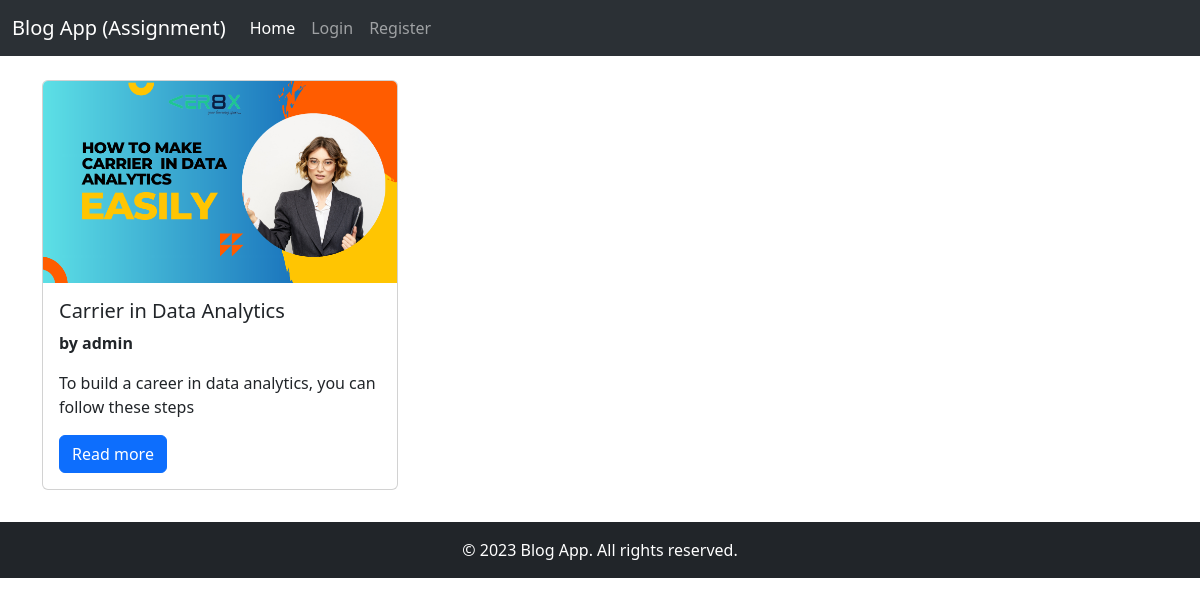
The app's page /, older data.
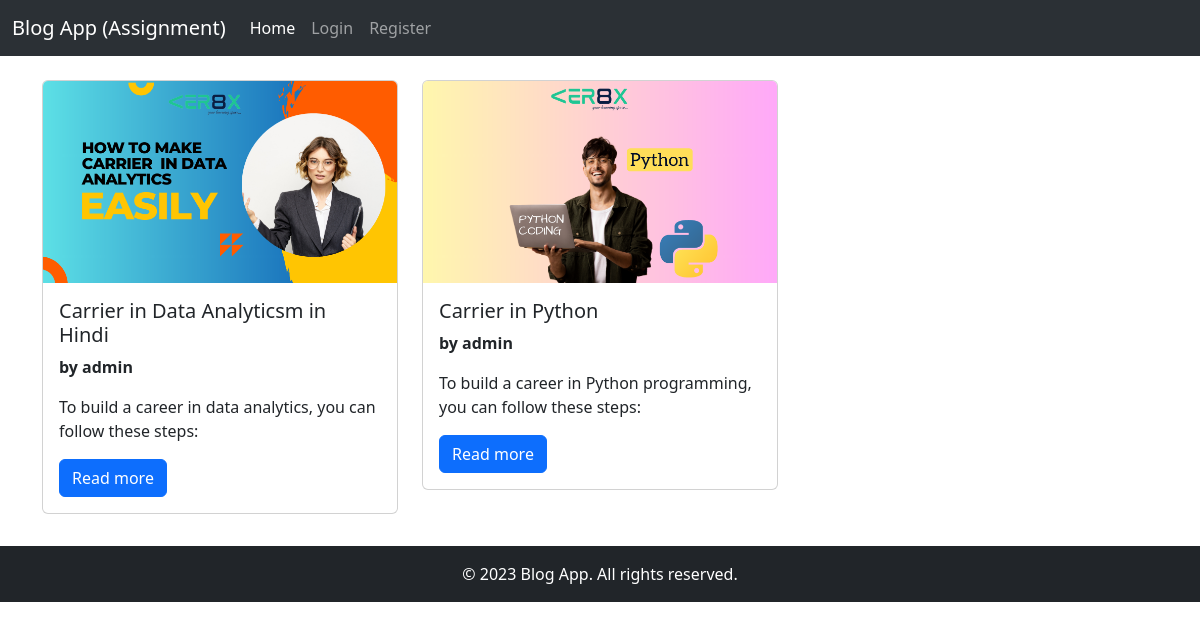
The same page, newer data.
### api/models.py (models this page shows, shortened)
class created_updated(models.Model):
    created_at = models.DateTimeField(auto_now_add=True)
    updated_at = models.DateTimeField(auto_now=True)

class BlogPost(created_updated):
    title = models.CharField(max_length=200, unique=True)
    subtitle = models.CharField(max_length=255, blank=True)
    slug = models.SlugField(max_length=255, unique=True)
    image = models.ImageField(upload_to='blogs/', blank=True)
    body = models.TextField(blank=True, null=True)
    meta_description = models.CharField(max_length=150, blank=True)
    meta_keyword = models.CharField(max_length=150, blank=True)
    author = models.ForeignKey(User, on_delete=models.CASCADE)
    category = models.ForeignKey(Category, related_name='categories_post', on_delete=models.SET_NULL, null=True)

### blog/views.py (the view)
# urls.py: path('', views.IndexView.as_view(), name='home'),
class IndexView(APIView):
    def get(self, request):
        posts = BlogPost.objects.all()
        return render(request, 'index.html', context={'posts':posts, 'current_path':resolve(request.path).url_name})

### blog/context_processors.py (called while the page is built)
def auth_check(request):
    if request.user.is_authenticated:
        return {'is_login':True}
    else:
        return {'is_login':False}

### blog/templates/index.html (shortened to what this page needs)
{% extends 'base.html' %}
{% load static %}
{% block body %}
<section class="container">
    <div class="row">
    </div>
</section>
<section class="container">
<div class="row">
    {% if posts %}
        {% for post in posts %}
        <div class="col-md-4 my-2">
            <div class="card" style="">
                <img src="{{post.image.url}}" class="card-img-top" alt="...">
                <div class="card-body">
                    <a href="{% url 'blog:blogdetail' post.slug %}" style="text-decoration:none;"><h5 class="card-title text-dark">{{post.title}}</h5></a>
                    <p><strong>by {{post.author}}</strong></p>
                    <p class="card-text"> {{post.subtitle |truncatewords:"50" }}</p>
                    <div class="{% if current_path == 'myblog' %} d-flex {% endif %}">
                        <a href="{% url 'blog:blogdetail' post.slug %}" class="btn btn-primary m-auto">Read more</a>
                    </div>
                </div>
            </div>
        </div>
        {% endfor %}
    {% else %}
        <div class="alert alert-primary mt-2 " role="alert">
            No Blog posted yet.
        </div>
    {% endif %}
</div>
</section>
{% endblock %}

### blog/templates/base.html (shortened to what this page needs)
{% load static %}
<!doctype html>
<html lang="en">
  <head>
    <link href="https://cdn.jsdelivr.net/npm/bootstrap@5.3.0/dist/css/bootstrap.min.css" rel="stylesheet">
  </head>
  <body>
    <nav class="navbar bg-dark navbar-expand-lg bg-body-tertiary" data-bs-theme="dark">
        <div class="container-fluid">
            <a class="navbar-brand" href="{% url 'blog:home' %}">Blog App (Assignment)</a>
            <div class="collapse navbar-collapse" id="navbarSupportedContent">
            <ul class="navbar-nav me-auto mb-2 mb-lg-0">
                <li class="nav-item">
                <a class="nav-link {% if current_path == 'home' %} active {% endif %}" aria-current="page" href="{% url 'blog:home' %}">Home</a>
                </li>
                {% if is_login %}
                  <li class="nav-item">
                    <a class="nav-link {% if current_path == 'logout' %} active {% endif %}" href="{% url 'blog:logout' %}">Logout</a>
                  </li>
                {% else %}
                  <li class="nav-item">
                    <a class="nav-link {% if current_path == 'login' %} active {% endif %}" href="{% url 'blog:login' %}">Login</a>
                  </li>
                {% endif %}
                <li class="nav-item">
                  <a class="nav-link {% if current_path == 'register' %} active {% endif %}" href="{% url 'blog:register' %}">Register</a>
                </li>
            </ul>
            </div>
        </div>
    </nav>
  {% block body %} {% endblock %}
  <footer class="bg-dark text-white text-center py-3 mt-4">
    &copy; 2023 Blog App. All rights reserved.
  </footer>
  </body>
</html>

Row changes from the older to the newer data that the page shows:
removed BlogPost: image (picture), title "Carrier in Data Analytics", author "admin", subtitle "To build a career in data analytics, you can follow these steps"
added BlogPost: image (picture), title "Carrier in Data Analyticsm in Hindi", author "admin", subtitle "To build a career in data analytics, you can follow these steps:"
added BlogPost: image (picture), title "Carrier in Python", author "admin", subtitle "To build a career in Python programming, you can follow these steps:"
